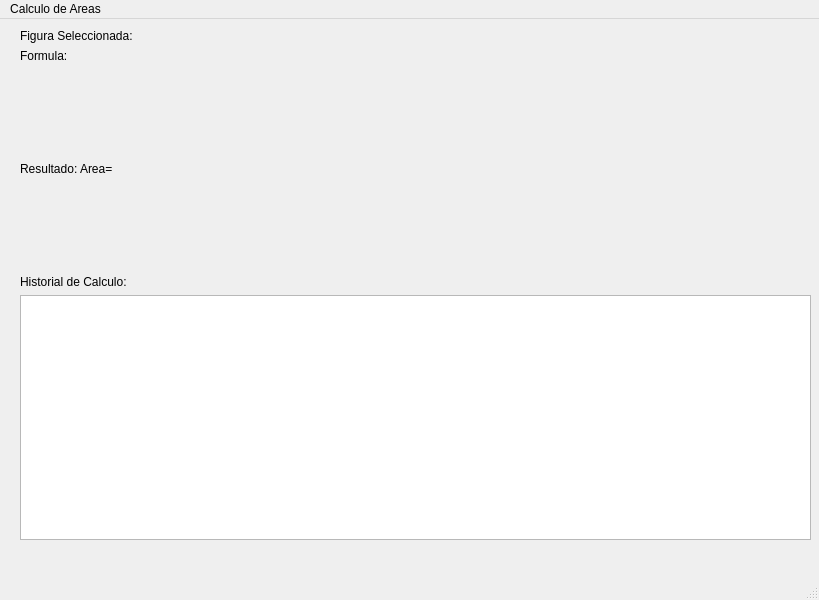
<?xml version="1.0" encoding="UTF-8"?>
<ui version="4.0">
 <class>MainWindow</class>
 <widget class="QMainWindow" name="MainWindow">
  <property name="geometry">
   <rect>
    <x>0</x>
    <y>0</y>
    <width>819</width>
    <height>600</height>
   </rect>
  </property>
  <property name="windowTitle">
   <string>MainWindow</string>
  </property>
  <widget class="QWidget" name="centralwidget">
   <widget class="QWidget" name="verticalLayoutWidget">
    <property name="geometry">
     <rect>
      <x>20</x>
      <y>10</y>
      <width>791</width>
      <height>511</height>
     </rect>
    </property>
    <layout class="QVBoxLayout" name="verticalLayout">
     <item>
      <widget class="QLabel" name="labelFigura">
       <property name="text">
        <string>Figura Seleccionada:</string>
       </property>
      </widget>
     </item>
     <item>
      <widget class="QLabel" name="labelFormula">
       <property name="text">
        <string>Formula:</string>
       </property>
      </widget>
     </item>
     <item>
      <layout class="QHBoxLayout" name="horizontalLayout_2">
       <item>
        <widget class="QLabel" name="labelResultado">
         <property name="text">
          <string>Resultado: Area=</string>
         </property>
        </widget>
       </item>
       <item>
        <widget class="QLabel" name="labelImagen">
         <property name="minimumSize">
          <size>
           <width>200</width>
           <height>200</height>
          </size>
         </property>
         <property name="text">
          <string/>
         </property>
         <property name="scaledContents">
          <bool>true</bool>
         </property>
        </widget>
       </item>
      </layout>
     </item>
     <item>
      <widget class="QLabel" name="label">
       <property name="text">
        <string>Historial de Calculo:</string>
       </property>
      </widget>
     </item>
     <item>
      <widget class="QListWidget" name="listHistorial"/>
     </item>
    </layout>
   </widget>
  </widget>
  <widget class="QMenuBar" name="menubar">
   <property name="geometry">
    <rect>
     <x>0</x>
     <y>0</y>
     <width>819</width>
     <height>26</height>
    </rect>
   </property>
   <widget class="QMenu" name="menuCalculo_de_Areas">
    <property name="title">
     <string>Calculo de Areas</string>
    </property>
    <addaction name="actionCirculo"/>
    <addaction name="actionTriangulo"/>
    <addaction name="actionRectangulo"/>
    <addaction name="actionCuadrado"/>
    <addaction name="separator"/>
    <addaction name="actionSalir"/>
   </widget>
   <addaction name="menuCalculo_de_Areas"/>
  </widget>
  <widget class="QStatusBar" name="statusbar"/>
  <action name="actionCirculo">
   <property name="text">
    <string>Circulo</string>
   </property>
  </action>
  <action name="actionTriangulo">
   <property name="text">
    <string>Triangulo</string>
   </property>
  </action>
  <action name="actionRectangulo">
   <property name="text">
    <string>Rectangulo</string>
   </property>
  </action>
  <action name="actionCuadrado">
   <property name="text">
    <string>Cuadrado</string>
   </property>
  </action>
  <action name="actionSalir">
   <property name="text">
    <string>Salir</string>
   </property>
  </action>
 </widget>
 <resources/>
 <connections/>
</ui>
